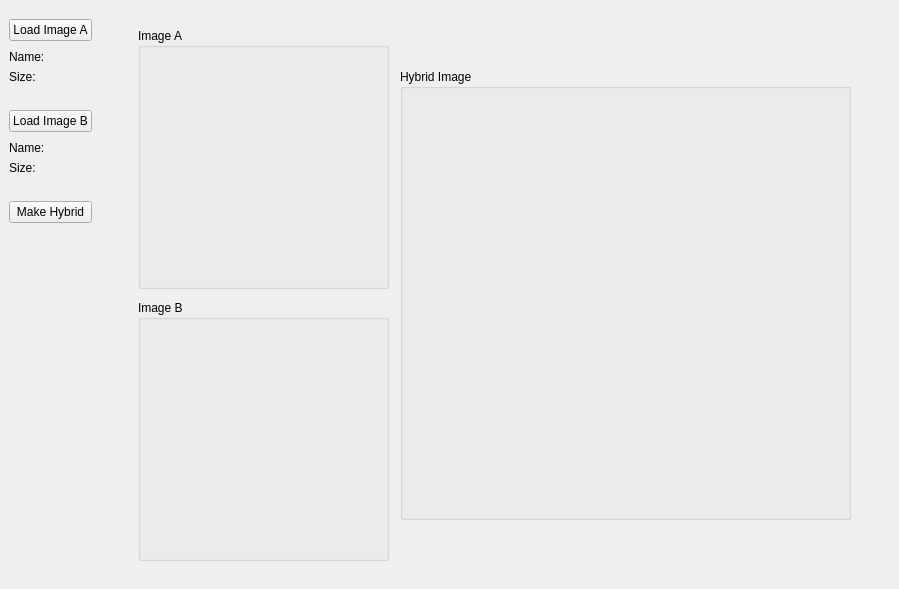
       <widget class="QWidget" name="Hybrid">
        <attribute name="title">
         <string>Hybrid</string>
        </attribute>
        <widget class="QWidget" name="gridLayoutWidget_6">
         <property name="geometry">
          <rect>
           <x>9</x>
           <y>9</y>
           <width>881</width>
           <height>571</height>
          </rect>
         </property>
         <layout class="QGridLayout" name="gridLayout_9">
          <item row="0" column="1">
           <spacer name="horizontalSpacer_5">
            <property name="orientation">
             <enum>Qt::Horizontal</enum>
            </property>
            <property name="sizeType">
             <enum>QSizePolicy::Expanding</enum>
            </property>
            <property name="sizeHint" stdset="0">
             <size>
              <width>5</width>
              <height>20</height>
             </size>
            </property>
           </spacer>
          </item>
          <item row="0" column="2">
           <layout class="QGridLayout" name="gridLayout_11">
            <item row="0" column="1">
             <spacer name="horizontalSpacer_6">
              <property name="orientation">
               <enum>Qt::Horizontal</enum>
              </property>
              <property name="sizeType">
               <enum>QSizePolicy::Maximum</enum>
              </property>
              <property name="sizeHint" stdset="0">
               <size>
                <width>5</width>
                <height>20</height>
               </size>
              </property>
             </spacer>
            </item>
            <item row="0" column="2">
             <widget class="QGroupBox" name="groupBox">
              <property name="minimumSize">
               <size>
                <width>451</width>
                <height>451</height>
               </size>
              </property>
              <property name="maximumSize">
               <size>
                <width>451</width>
                <height>451</height>
               </size>
              </property>
              <property name="title">
               <string>Hybrid Image</string>
              </property>
              <widget class="ImageView" name="hybridImg" native="true">
               <property name="geometry">
                <rect>
                 <x>20</x>
                 <y>30</y>
                 <width>401</width>
                 <height>401</height>
                </rect>
               </property>
               <property name="minimumSize">
                <size>
                 <width>401</width>
                 <height>401</height>
                </size>
               </property>
               <property name="maximumSize">
                <size>
                 <width>401</width>
                 <height>401</height>
                </size>
               </property>
              </widget>
             </widget>
            </item>
            <item row="0" column="0">
             <layout class="QVBoxLayout" name="verticalLayout_7">
              <item>
               <widget class="QGroupBox" name="groupBox_3">
                <property name="minimumSize">
                 <size>
                  <width>251</width>
                  <height>261</height>
                 </size>
                </property>
                <property name="maximumSize">
                 <size>
                  <width>261</width>
                  <height>271</height>
                 </size>
                </property>
                <property name="title">
                 <string>Image A</string>
                </property>
                <widget class="ImageView" name="hybridA" native="true">
                 <property name="geometry">
                  <rect>
                   <x>10</x>
                   <y>20</y>
                   <width>231</width>
                   <height>231</height>
                  </rect>
                 </property>
                 <property name="minimumSize">
                  <size>
                   <width>231</width>
                   <height>231</height>
                  </size>
                 </property>
                 <property name="maximumSize">
                  <size>
                   <width>231</width>
                   <height>231</height>
                  </size>
                 </property>
                </widget>
               </widget>
              </item>
              <item>
               <spacer name="verticalSpacer_8">
                <property name="orientation">
                 <enum>Qt::Vertical</enum>
                </property>
                <property name="sizeType">
                 <enum>QSizePolicy::Maximum</enum>
                </property>
                <property name="sizeHint" stdset="0">
                 <size>
                  <width>20</width>
                  <height>5</height>
                 </size>
                </property>
               </spacer>
              </item>
              <item>
               <widget class="QGroupBox" name="groupBox_9">
                <property name="minimumSize">
                 <size>
                  <width>251</width>
                  <height>261</height>
                 </size>
                </property>
                <property name="title">
                 <string>Image B</string>
                </property>
                <widget class="ImageView" name="hybridB" native="true">
                 <property name="geometry">
                  <rect>
                   <x>10</x>
                   <y>20</y>
                   <width>231</width>
                   <height>231</height>
                  </rect>
                 </property>
                 <property name="minimumSize">
                  <size>
                   <width>231</width>
                   <height>231</height>
                  </size>
                 </property>
                 <property name="maximumSize">
                  <size>
                   <width>231</width>
                   <height>231</height>
                  </size>
                 </property>
                </widget>
               </widget>
              </item>
             </layout>
            </item>
           </layout>
          </item>
          <item row="0" column="0">
           <layout class="QVBoxLayout" name="verticalLayout_6">
            <item>
             <spacer name="verticalSpacer_10">
              <property name="orientation">
               <enum>Qt::Vertical</enum>
              </property>
              <property name="sizeType">
               <enum>QSizePolicy::Maximum</enum>
              </property>
              <property name="sizeHint" stdset="0">
               <size>
                <width>1</width>
                <height>10</height>
               </size>
              </property>
             </spacer>
            </item>
            <item>
             <widget class="QPushButton" name="hybridLoaderA">
              <property name="text">
               <string>Load Image A</string>
              </property>
             </widget>
            </item>
            <item>
             <spacer name="verticalSpacer_16">
              <property name="orientation">
               <enum>Qt::Vertical</enum>
              </property>
              <property name="sizeType">
               <enum>QSizePolicy::Maximum</enum>
              </property>
              <property name="sizeHint" stdset="0">
               <size>
                <width>1</width>
                <height>3</height>
               </size>
              </property>
             </spacer>
            </item>
            <item>
             <layout class="QVBoxLayout" name="verticalLayout_10">
              <item>
               <widget class="QLabel" name="hybridInputAName">
                <property name="text">
                 <string>Name:</string>
                </property>
               </widget>
              </item>
              <item>
               <widget class="QLabel" name="hybridInputASize">
                <property name="text">
                 <string>Size:</string>
                </property>
               </widget>
              </item>
             </layout>
            </item>
            <item>
             <spacer name="verticalSpacer_11">
              <property name="orientation">
               <enum>Qt::Vertical</enum>
              </property>
              <property name="sizeType">
               <enum>QSizePolicy::Maximum</enum>
              </property>
              <property name="sizeHint" stdset="0">
               <size>
                <width>1</width>
                <height>20</height>
               </size>
              </property>
             </spacer>
            </item>
            <item>
             <widget class="QPushButton" name="hybridLoaderB">
              <property name="text">
               <string>Load Image B</string>
              </property>
             </widget>
            </item>
            <item>
             <spacer name="verticalSpacer_17">
              <property name="orientation">
               <enum>Qt::Vertical</enum>
              </property>
              <property name="sizeType">
               <enum>QSizePolicy::Maximum</enum>
              </property>
              <property name="sizeHint" stdset="0">
               <size>
                <width>1</width>
                <height>3</height>
               </size>
              </property>
             </spacer>
            </item>
            <item>
             <layout class="QVBoxLayout" name="verticalLayout_11">
              <item>
               <widget class="QLabel" name="hybridInputBName">
                <property name="text">
                 <string>Name:</string>
                </property>
               </widget>
              </item>
              <item>
               <widget class="QLabel" name="hybridInputBSize">
                <property name="text">
                 <string>Size:</string>
                </property>
               </widget>
              </item>
             </layout>
            </item>
            <item>
             <spacer name="verticalSpacer_12">
              <property name="orientation">
               <enum>Qt::Vertical</enum>
              </property>
              <property name="sizeType">
               <enum>QSizePolicy::Maximum</enum>
              </property>
              <property name="sizeHint" stdset="0">
               <size>
                <width>1</width>
                <height>20</height>
               </size>
              </property>
             </spacer>
            </item>
            <item>
             <widget class="QPushButton" name="mergeBtn">
              <property name="text">
               <string>Make Hybrid</string>
              </property>
             </widget>
            </item>
            <item>
             <spacer name="verticalSpacer_14">
              <property name="orientation">
               <enum>Qt::Vertical</enum>
              </property>
              <property name="sizeType">
               <enum>QSizePolicy::Expanding</enum>
              </property>
              <property name="sizeHint" stdset="0">
               <size>
                <width>20</width>
                <height>40</height>
               </size>
              </property>
             </spacer>
            </item>
           </layout>
          </item>
          <item row="0" column="3">
           <spacer name="horizontalSpacer_8">
            <property name="orientation">
             <enum>Qt::Horizontal</enum>
            </property>
            <property name="sizeHint" stdset="0">
             <size>
              <width>5</width>
              <height>20</height>
             </size>
            </property>
           </spacer>
          </item>
         </layout>
        </widget>
       </widget>
